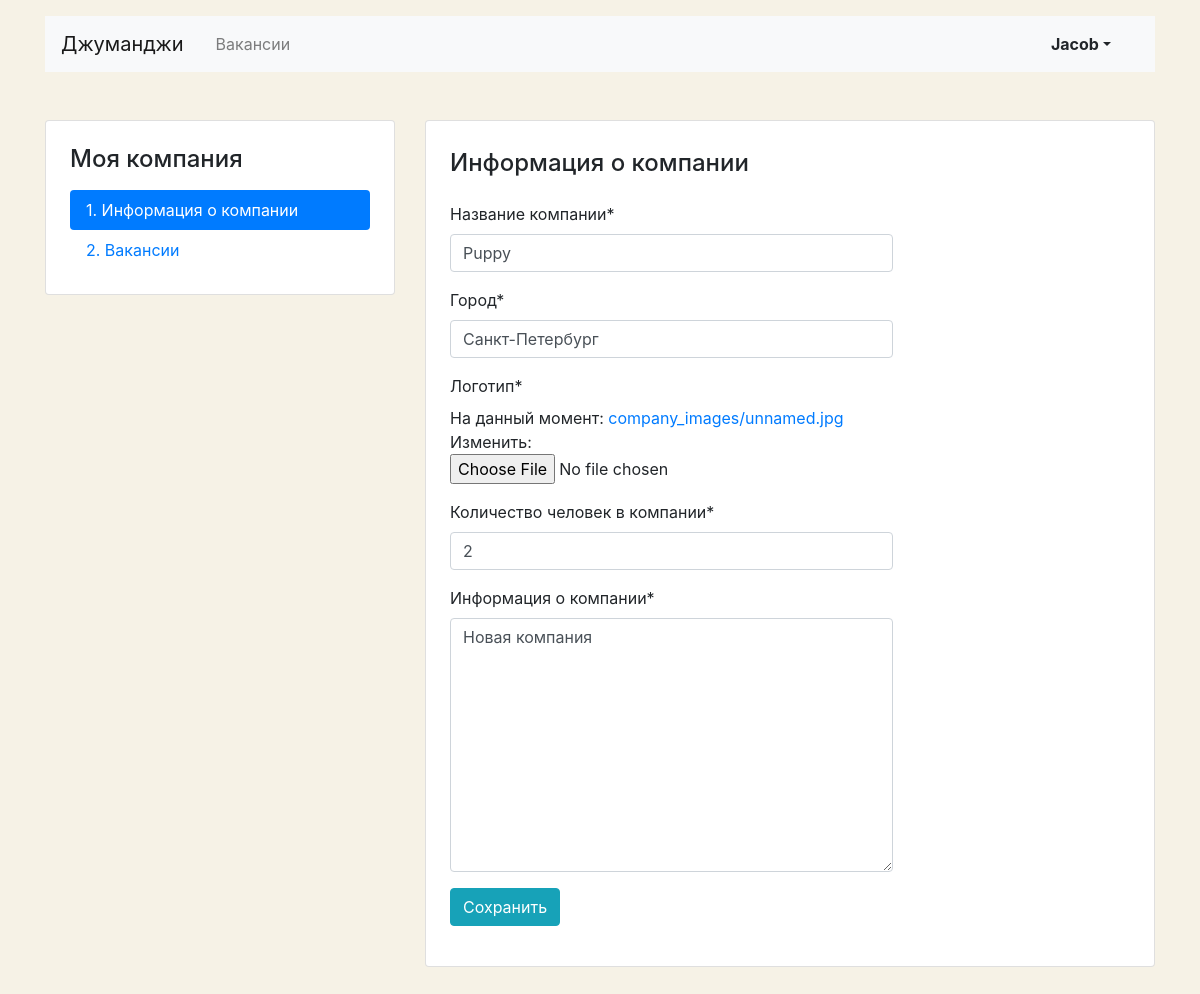
Page /mycompany (signed in) on the committed database.
### vacancies/models.py (models this page shows, shortened)
class Company(models.Model):
    name = models.CharField("Название", max_length=50, unique=True)
    location = models.CharField("Город", max_length=50)
    logo = models.ImageField("Логотип", upload_to=MEDIA_COMPANY_IMAGE_DIR, null=True,)
    description = models.TextField("Описание")
    employee_count = models.IntegerField("Количество сотрудников")
    owner = models.OneToOneField(
        User,
        verbose_name="Владелец",
        on_delete=models.CASCADE,
        related_name='mycompnay',
        null=True,
        default=None,
    )
    class Meta:
        verbose_name = "Компания"
        verbose_name_plural = "Компании"

### vacancies/views.py (the view, shortened to what this page needs)
# urls.py: path('mycompany', views.MyCompanyEdit.as_view(), name='mycompany'),
class MyCompanyEdit(LoginRequiredMixin, View):
    def get(self, request):
        company = Company.objects.filter(owner__pk=request.user.pk).first()
        if not company:
            return redirect(reverse('lets_start'))
        form = CompanyForm(instance=company)
        return render(request, 'vacancies/company-edit.html', {"form": form})

### vacancies/forms.py
class CompanyForm(forms.ModelForm):
    class Meta:
        model = Company
        fields =('name', 'location', 'logo', 'employee_count', 'description')
        labels = {
            'name': "Название компании",
            'description': "Информация о компании",
            'location': "Город",
            'employee_count': "Количество человек в компании",
        }

### vacancies/templates/vacancies/company-edit.html (shortened to what this page needs)
{% extends 'vacancies/base.html' %}
{% block head %}
<head>
  <link rel="stylesheet" href="https://stackpath.bootstrapcdn.com/bootstrap/4.3.1/css/bootstrap.min.css">
</head>
{% endblock %}
{% load crispy_forms_tags %}
{% block container %}
  <main class="container mt-3 pb-5">
    <div class="row mt-5">
      <div class="col-12 col-lg-4">
        <aside class="pt-3 pb-4 px-4 mb-5 card">
          <h1 class="h4 pt-2 pb-2">Моя компания</h1>
          <div class="nav flex-column nav-pills">
            <a class="nav-link active" href="#">1. Информация о компании</a>
            <a class="nav-link" href="#">2. Вакансии</a>
          </div>
        </aside>
      </div>
      <div class="col-12 col-lg-8">
        <div class="card">
          <div class="card-body px-4 pb-4">
            <section class="tab-pane fade show active">
              <h2 class="h4 pt-2 pb-3">Информация о&nbsp;компании</h2>
              <form method="post" enctype="multipart/form-data">
                <div class="row">
                  <div class="col-12 col-md-8">
                    <div class="form-group">
                    {{ form|crispy }}
                    </div>
                  </div>
                </div>
                <div class="form-group">
                  <input type="submit" class="btn btn-info" value="Сохранить">
                </div>
              </form>
            </section>
          </div>
        </div>
      </div>
    </div>
  </main>
{% endblock %}

### vacancies/templates/vacancies/base.html (shortened to what this page needs)
 <!DOCTYPE html>
<html lang="ru">
{% block head %}{% endblock %}
<body>
  <header class="container mt-3">
    <nav class="navbar navbar-expand-lg navbar-light bg-light">
      <a class="navbar-brand mr-4" href="{% url 'main' %}">Джуманджи</a>
      <div class="collapse navbar-collapse justify-content-between" id="navbarNav">
        <ul class="navbar-nav col-10">
          <li class="nav-item">
            <a class="nav-link" href="{% url 'list_vacancies'  %}">Вакансии</a>
          </li>
        </ul>
        <ul class="navbar-nav col-2 justify-content-end">
          <li class="nav-item active">
            {% if user.is_authenticated%}
              <div class="dropdown">
               <button class="btn btn-light dropdown-toggle font-weight-bold" data-toggle="dropdown">{{ user.username }}</button>
              </div>
            {% else %}
              <a href="{% url 'login_page' %}" class="nav-link font-weight-bold">Вход</a>
            {% endif %}
          </li>
         </ul>
      </div>
    </nav>
  </header>
      {% block container %} {% endblock %}
</body>
</html>

### vacancies/templates/vacancies/company-edit.html (style rules this page uses)
body { background-color: #F6F2E6; }

### rows in the picture
Company: name "Puppy", location "Санкт-Петербург", employee_count "2", description "Новая компания"

### other values in the picture
{{ user.username }} "Jacob"
